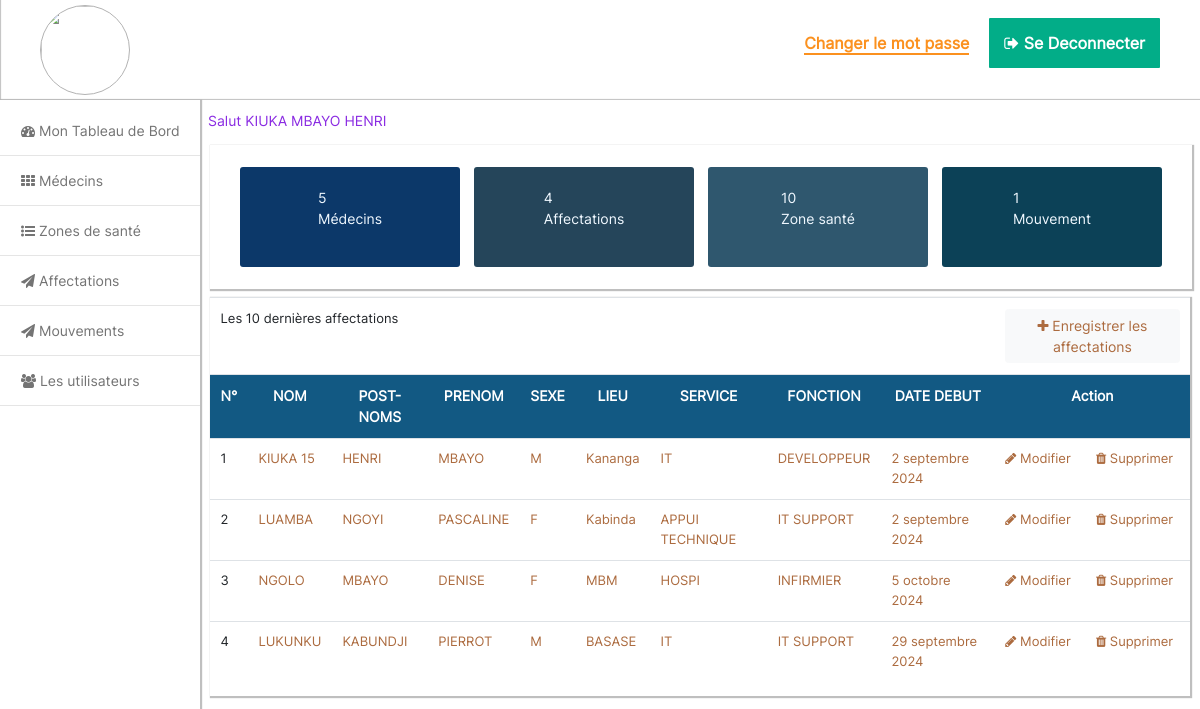
The app's page / (signed in) with its own data.
### AppAdmin/models.py (models this page shows, shortened)
class Compte_Utilisateur(AbstractUser):
    username = models.CharField(max_length=254)
    prenom = models.CharField(max_length=254)
    postnom = models.CharField(max_length=254)
    email = models.CharField(max_length=100, unique=True)
    USERNAME_FIELD = 'email'
    REQUIRED_FIELDS = ['username', 'prenom', 'postnom']
    @property
    def get_nom(self):
        return f"{self.username} {self.postnom} {self.prenom}"

### AppMedecin/models.py (models this page shows, shortened)
class Affectation(models.Model):
    zone_sante = models.ForeignKey(ZoneSante, on_delete=models.PROTECT)
    medecin = models.ForeignKey(Medecin, on_delete=models.CASCADE)
    lieu = models.CharField(max_length=254)
    service = models.CharField(max_length=254)
    fonction = models.CharField(max_length=254)
    date_debut = models.DateField()

class Medecin(models.Model):
    SEXE = (
        ('M', 'M'),
        ('F', 'F')
    )
    matricule = models.CharField(max_length=254, unique=True, null=True, blank=True)
    nom = models.CharField(max_length=254)
    prenom = models.CharField(max_length=254)
    postnom = models.CharField(max_length=254)
    email = models.CharField(max_length=100, unique=True, null=True, blank=True)
    telephone = models.CharField(max_length=100, null=True, blank=True)
    adresse = models.CharField(max_length=254)
    sexe = models.CharField(max_length=1, choices=SEXE)
    specialite = models.CharField(max_length=254)
    photo = models.ImageField(upload_to='profil', null=True, blank=True)
    auteur = models.ForeignKey(Compte_Utilisateur, on_delete=models.PROTECT)
    date_naissance = models.DateField()

### AppAdmin/views.py (the view)
# urls.py: path('', views.dashboard, name='dashboard'),
@login_required
def dashboard(request):
    nombre_medecin = Medecin.objects.count()
    nombre_affectation = Affectation.objects.count()
    nombre_zone_sante = ZoneSante.objects.count()
    nombre_mouvement = Mouvement.objects.all().count()
    affectation = Affectation.objects.all()[:10]
    context = {
        "nombre_medecin":nombre_medecin,
        "nombre_affectation":nombre_affectation,
        "nombre_zone_sante":nombre_zone_sante,
        "nombre_mouvement":nombre_mouvement,
        "affectation":affectation
    }
    return render(request, 'accueil/dashboard.html', context)

### AppAdmin/templates/accueil/dashboard.html (shortened to what this page needs)
{% extends "base/base.html" %}
{% block content %}
{% if user.is_authenticated %}
  <div class="user">
    <p>Salut {{user.get_nom}}</p>
  </div>
{% endif %}
<section class="dashboard">
    <div class="content-dashboard">
        <a href="{% url 'liste-medecin' %}">
            <div class="card-news">
                <p>{{nombre_medecin}} <br> Médecins</p>
            </div>
        </a>
        <a href="{% url 'liste-affectation' %}">
            <div class="card-news">
                <p>{{nombre_affectation}}<br> Affectations</p>
            </div>
        </a>
        <a href="{% url 'liste-zone-sante' %}">
            <div class="card-news">
                <p>{{nombre_zone_sante}}<br> Zone santé</p>
            </div>
        </a>
        <a href="{% url 'liste-mouvement' %}">
            <div class="card-news">
                {% if  nombre_mouvement > 1%}
                <p>{{nombre_mouvement}} <br>Mouvements</p>
                {% else %}
                <p>{{nombre_mouvement}} <br>Mouvement</p>
                {% endif %}
            </div>
        </a>
    </div>
</section>
<section class="last-news-post">
    <table class="table table-hover table-responsive">
        <tr>
            <td colspan="9">Les 10 dernières affectations</td>
            <td colspan="2"><a href="{% url 'ajout-affectation' %}" class="btn btn-light"><span class="fa fa-plus"></span> Enregistrer les affectations</a></td>
        </tr>
        <tr>
            <th>N°</th>
            <th>NOM</th>
            <th>POST-NOMS</th>
            <th>PRENOM</th>
            <th>SEXE</th>
            <th>LIEU</th>
            <th>SERVICE</th>
            <th>FONCTION</th>
            <th>DATE DEBUT</th>
            <th colspan="2">Action</th>
        </tr>
        {% for medecin in affectation %}
        <tr>
          <td>{{forloop.counter}}</td>
          <td><a href="#">{{medecin.medecin.nom}}</a></td>
          <td><a href="#">{{medecin.medecin.postnom}}</a></td>
          <td><a href="#">{{medecin.medecin.prenom}}</a></td>
          <td><a href="#">{{medecin.medecin.sexe}}</a></td>
          <td><a href="#">{{medecin.lieu}}</a></td>
          <td><a href="#">{{medecin.service}}</a></td>
          <td><a href="#">{{medecin.fonction}}</a></td>
          <td><a href="#">{{medecin.date_debut}}</a></td>
          <td><a href="{% url 'modif-affectation' medecin.id %}"><span class="fa fa-pencil"></span> Modifier</a></td>
          <td><a href="{% url 'supprimer-affectation' medecin.id %}"><span class="fa fa-trash"></span> Supprimer</a></td>
        </tr>
        {% empty %}
        <tr>
          <td colspan="12">Aucun enregistrement pour le moment</td>
        </tr>
      {% endfor %}
    </table>
</section>
{% endblock content %}

### templates/base/base.html (shortened to what this page needs)
<!DOCTYPE html>
{% load static %}
<html lang="fr">
<head>
  <link rel="stylesheet" href="{% static 'css/bootstrap.min.css' %}">
  <link rel="stylesheet" href="{% static 'assets/fontawesome/css/font-awesome.css' %}">
  <link rel="stylesheet" href="{% static 'css/myStyle/myStyle.css' %}">
</head>
<body>
  {% include "sidebar/sidebar.html" %}
  {% block content %}
  {% endblock content %}
</body>
</html>

### templates/sidebar/sidebar.html (shortened to what this page needs)
{% load static %}
{% if user.is_authenticated %}
<header>
    <nav>
        <div class="logo">
            <div class="img">
                <a href="/"><img src="{% static 'img/logos_eaud.jpg' %}" alt="" id="img-logo"></a>
            </div>
        </div>
        <ul class="menu">
            <li><a href="#">Changer le mot passe</a></li>
            <li><a href="{% url 'deconnexion' %}" id="login"><i class="fa fa-sign-out"></i> Se Deconnecter</a></li>
        </ul>
    </nav>
</header>
<aside class="aside">
    <ul class="menus">
        <li><a href="{% url 'dashboard' %}"><span class="fa fa-dashboard"></span> Mon Tableau de Bord</a></li>
        <hr>
        <li><a href="{% url 'liste-medecin' %}"><span class="fa fa-th"></span> Médecins</a></li>
        <hr>
        <li><a href="{% url 'liste-zone-sante' %}"><span class="fa fa-list-ul"></span> Zones de santé</a></li>
        <hr>
        <li><a href="{% url 'liste-affectation' %}"><span class="fa fa-paper-plane"></span> Affectations</a></li>
        <hr>
        <li><a href="{% url 'liste-mouvement' %}"><span class="fa fa-paper-plane"></span> Mouvements</a></li>
        <hr>
        <li><a href=""><span class="fa fa-group"></span> Les utilisateurs</a></li>
        <hr>
    </ul>
</aside>
{% endif %}

### static/css/myStyle/myStyle.css (style rules this page uses)
body { font-family: "Inter",Verdana, Geneva, Tahoma, sans-serif; }
html { font-size: 14px; }
table tr td { font-size: 13px; }
table tr th { background-color: rgb(18, 89, 131); color: white; }

### templates/sidebar/sidebar.html (style rules this page uses)
* { padding: 0px; margin: 0px; box-sizing: border-box; }
header nav { display: flex; justify-content: space-between; align-items: center; height: 100px; background-color: #fff; width: 100%; box-shadow: inset 1px -1px 1px rgba(0, 0, 0, 0.25); }
header nav .logo { display: flex; justify-content: center; align-items: center; flex-direction: column; margin-left: 40px; }
header nav .logo .img #img-logo { width: 90px; height: 90px; border-radius: 50%; border: 1px solid #b3b3b3; }
header nav .menu { display: flex; justify-content: center; align-items: center; margin-right: 30px; }
header nav .menu li { list-style: none; margin: 10px; }
header nav .menu li a { text-decoration: none; color: black; font-size:16px; font-weight: bold; }
header nav .menu li:nth-child(1) a { color: #fb911f; border-bottom: 2px solid #fb911f; }
header nav .menu li #login { padding: 15px; color: #ffffff; background-color: #02ad88; font-size: 16px; border-radius: 1px; }
aside { position: sticky; width: 200px; height: 100vh; float: left; box-shadow: 1px 1px 1px 1px rgba(0, 0, 0, 0.25); padding-top: 20px; padding-bottom: 20px; top: 0; }
aside .menus li { list-style: none; margin-left: 21px; }
aside .menus li a { text-decoration: none; color: rgb(116, 116, 116); }

### AppAdmin/templates/accueil/dashboard.html (style rules this page uses)
.user { margin-left: 208px; margin-top: 10px; }
.user p { color: blueviolet; }
.dashboard { display: flex; justify-content: center; align-items: center; flex-direction: column; box-shadow: 1px 1px 1px 1px rgba(0, 0, 0, 0.25); margin: 8px 8px 8px 210px; }
.dashboard .content-dashboard { display: flex; justify-content: center; align-items: center; flex-wrap: wrap; padding-top: 15px; padding-bottom: 15px; }
.dashboard .content-dashboard a { text-decoration: none; color: aliceblue; width: 220px; height: 100px; margin: 7px; padding: 20px; background-color: rgb(12, 56, 105); border-radius: 3px; }
.dashboard .content-dashboard a:nth-child(2) { background-color: rgb(37, 69, 90); }
.dashboard .content-dashboard a:nth-child(3) { background-color: rgb(47, 87, 110); }
.dashboard .content-dashboard a:nth-child(4) { background-color: rgb(12, 65, 87); }
.dashboard .content-dashboard a .card-news { display: flex; justify-content: center; align-items: flex-start; width: 100%; height: 100%; }
.last-news-post { display: flex; justify-content: center; align-items: center; margin-left: 210px; margin-bottom: 14px; margin-right: 10px; box-shadow: 1px 1px 1px 1px rgba(0, 0, 0, 0.25); }
.last-news-post table { min-width: 100%; }
.last-news-post table th { text-align: center; }
.last-news-post table td a { color: rgb(172, 107, 63); }

### records on screen
Compte_Utilisateur: get_nom "KIUKA MBAYO HENRI"
Affectation: medecin.nom "KIUKA 15", medecin.postnom "HENRI", medecin.prenom "MBAYO", medecin.sexe "M", lieu "Kananga", service "IT", fonction "DEVELOPPEUR", date_debut "2 septembre 2024"
Affectation: medecin.nom "LUAMBA", medecin.postnom "NGOYI", medecin.prenom "PASCALINE", medecin.sexe "F", lieu "Kabinda", service "APPUI TECHNIQUE", fonction "IT SUPPORT", date_debut "2 septembre 2024"
Affectation: medecin.nom "NGOLO", medecin.postnom "MBAYO", medecin.prenom "DENISE", medecin.sexe "F", lieu "MBM", service "HOSPI", fonction "INFIRMIER", date_debut "5 octobre 2024"
Affectation: medecin.nom "LUKUNKU", medecin.postnom "KABUNDJI", medecin.prenom "PIERROT", medecin.sexe "M", lieu "BASASE", service "IT", fonction "IT SUPPORT", date_debut "29 septembre 2024"

### other values on screen
{{ nombre_medecin }} "5"
{{ nombre_affectation }} "4"
{{ nombre_zone_sante }} "10"
{{ nombre_mouvement }} "1"
